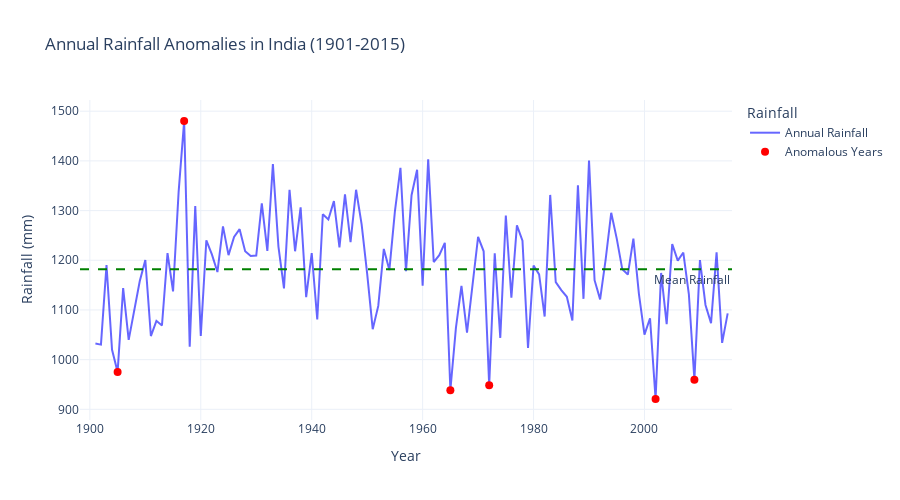

This figure's notebook cell:
### Code cell
from sklearn.ensemble import IsolationForest

# detect anomalous rainfall years based on annual data
isolation_forest = IsolationForest(contamination=0.05, random_state=42)
rainfall_data['Annual_Anomaly'] = isolation_forest.fit_predict(rainfall_data[['ANNUAL']])

# identify anomalies in annual rainfall
annual_anomalies = rainfall_data[rainfall_data['Annual_Anomaly'] == -1]

# detect anomalous months based on monthly data
monthly_data = rainfall_data[['JAN', 'FEB', 'MAR', 'APR', 'MAY', 'JUN', 'JUL', 'AUG', 'SEP', 'OCT', 'NOV', 'DEC']]
monthly_anomalies = isolation_forest.fit_predict(monthly_data)

# add anomaly detection results for months
rainfall_data['Monthly_Anomaly'] = monthly_anomalies
monthly_anomalies_df = rainfall_data[rainfall_data['Monthly_Anomaly'] == -1][['YEAR'] + monthly_columns]

fig_annual_anomalies = go.Figure()

fig_annual_anomalies.add_trace(go.Scatter(
    x=rainfall_data['YEAR'],
    y=rainfall_data['ANNUAL'],
    mode='lines',
    name='Annual Rainfall',
    line=dict(color='blue', width=2),
    opacity=0.6
))

fig_annual_anomalies.add_trace(go.Scatter(
    x=annual_anomalies['YEAR'],
    y=annual_anomalies['ANNUAL'],
    mode='markers',
    name='Anomalous Years',
    marker=dict(color='red', size=8, symbol='circle')
))

fig_annual_anomalies.add_hline(
    y=rainfall_data['ANNUAL'].mean(),
    line_dash='dash',
    line_color='green',
    annotation_text='Mean Rainfall',
    annotation_position='bottom right'
)

fig_annual_anomalies.update_layout(
    title='Annual Rainfall Anomalies in India (1901-2015)',
    xaxis_title='Year',
    yaxis_title='Rainfall (mm)',
    template='plotly_white',
    legend=dict(title="Rainfall"),
    height=500
)

fig_annual_anomalies.show()

### Figure 1 — Plotly figure (JSON) as saved in the notebook; plotly's stock layout.template omitted (floating-point values rounded to 4 significant figures)
{"data": [{"line": {"color": "blue", "width": 2}, "mode": "lines", "name": "Annual Rainfall", "opacity": 0.6, "type": "scatter", "x": [1901, 1902, 1903, 1904, 1905, 1906, 1907, 1908, 1909, 1910, 1911, 1912, 1913, 1914, 1915, 1916, 1917, 1918, 1919, 1920, 1921, 1922, 1923, 1924, 1925, 1926, 1927, 1928, 1929, 1930, 1931, 1932, 1933, 1934, 1935, 1936, 1937, 1938, 1939, 1940, 1941, 1942, 1943, 1944, 1945, 1946, 1947, 1948, 1949, 1950, 1951, 1952, 1953, 1954, 1955, 1956, 1957, 1958, 1959, 1960, 1961, 1962, 1963, 1964, 1965, 1966, 1967, 1968, 1969, 1970, 1971, 1972, 1973, 1974, 1975, 1976, 1977, 1978, 1979, 1980, 1981, 1982, 1983, 1984, 1985, 1986, 1987, 1988, 1989, 1990, 1991, 1992, 1993, 1994, 1995, 1996, 1997, 1998, 1999, 2000, 2001, 2002, 2003, 2004, 2005, 2006, 2007, 2008, 2009, 2010, 2011, 2012, 2013, 2014, 2015], "y": [1032.0, 1030.0, 1190.0, 1020.0, 975.3, 1144.0, 1040.0, 1097.0, 1158.0, 1200.0, 1048.0, 1078.0, 1069.0, 1214.0, 1137.0, 1337.0, 1480.0, 1026.0, 1309.0, 1048.0, 1240.0, 1212.0, 1176.0, 1268.0, 1210.0, 1247.0, 1263.0, 1218.0, 1208.0, 1209.0, 1315.0, 1219.0, 1394.0, 1228.0, 1143.0, 1342.0, 1218.0, 1307.0, 1126.0, 1215.0, 1081.0, 1293.0, 1282.0, 1319.0, 1226.0, 1333.0, 1237.0, 1342.0, 1272.0, 1172.0, 1061.0, 1108.0, 1223.0, 1180.0, 1298.0, 1386.0, 1178.0, 1331, 1382.0, 1149, 1403, 1196.0, 1210.0, 1235.0, 938.4, 1064, 1148.0, 1054.0, 1148.0, 1247, 1218, 948.5, 1214, 1044.0, 1290.0, 1125.0, 1270.0, 1239.0, 1023.0, 1190.0, 1172.0, 1087.0, 1332.0, 1156.0, 1140, 1127.0, 1079.0, 1351, 1122.0, 1401.0, 1160.0, 1121.0, 1202.0, 1296.0, 1244.0, 1182.0, 1171.0, 1244.0, 1132, 1050.0, 1083.0, 920.8, 1174.0, 1071.0, 1232.0, 1199.0, 1216.0, 1132.0, 959.3, 1200.0, 1110.0, 1074.0, 1216.0, 1034.0, 1093.0]}, {"marker": {"color": "red", "size": 8, "symbol": "circle"}, "mode": "markers", "name": "Anomalous Years", "type": "scatter", "x": [1905, 1917, 1965, 1972, 2002, 2009], "y": [975.3, 1480.0, 938.4, 948.5, 920.8, 959.3]}], "layout": {"annotations": [{"showarrow": false, "text": "Mean Rainfall", "x": 1, "xanchor": "right", "xref": "x domain", "y": 1182.0, "yanchor": "top", "yref": "y"}], "height": 500, "legend": {"title": {"text": "Rainfall"}}, "shapes": [{"line": {"color": "green", "dash": "dash"}, "type": "line", "x0": 0, "x1": 1, "xref": "x domain", "y0": 1182.0, "y1": 1182.0, "yref": "y"}], "title": {"text": "Annual Rainfall Anomalies in India (1901-2015)"}, "xaxis": {"title": {"text": "Year"}}, "yaxis": {"title": {"text": "Rainfall (mm)"}}}}
